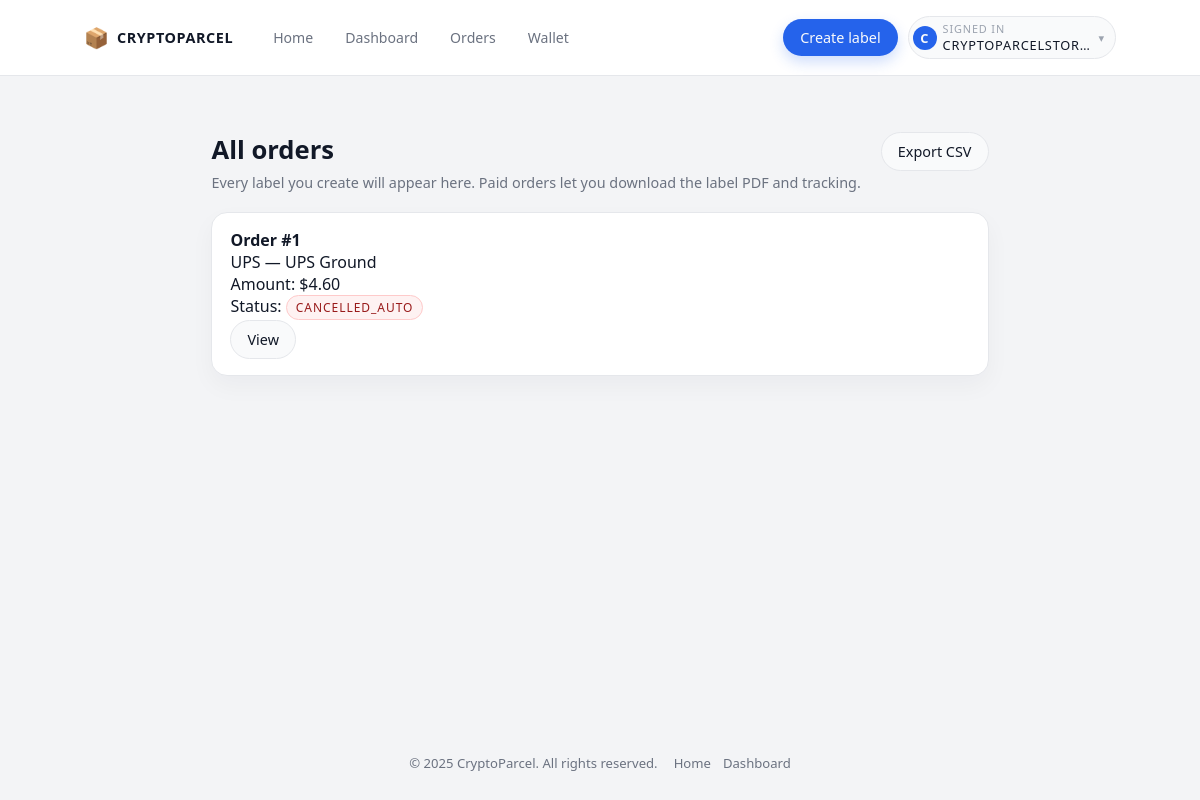
Screenshot of /orders (signed in) with the database file from the repository.
### models.py (models this page shows)
class User(UserMixin, db.Model):
    __tablename__ = "user"
    id = db.Column(db.Integer, primary_key=True)
    email = db.Column(db.String(255), unique=True, nullable=False, index=True)
    password_hash = db.Column(db.String(255), nullable=False)
    balance_usd = db.Column(db.Float, nullable=False, default=0.0)
    created_at = db.Column(db.DateTime, nullable=False, default=datetime.utcnow)
    orders = db.relationship("Order", backref="user", lazy=True)
    payments = db.relationship("Payment", backref="user", lazy=True)
    wallet_logs = db.relationship("WalletLog", backref="user", lazy=True)
    api_keys = db.relationship("APIKey", backref="user", lazy=True)
    address_profiles = db.relationship("AddressProfile", backref="user", lazy=True)
    team_memberships = db.relationship("TeamMembership", backref="user", lazy=True)

class Order(db.Model):
    __tablename__ = "order"
    id = db.Column(db.Integer, primary_key=True)
    user_id = db.Column(db.Integer, db.ForeignKey("user.id"), nullable=False)
    carrier = db.Column(db.String(64), nullable=False)
    service = db.Column(db.String(64), nullable=False)
    weight_oz = db.Column(db.Float, nullable=False)
    from_address = db.Column(db.Text, nullable=False)
    to_address = db.Column(db.Text, nullable=False)
    reference = db.Column(db.String(255))
    amount_usd = db.Column(db.Float, nullable=False)
    status = db.Column(db.String(32), default="pending_payment", index=True)
    created_at = db.Column(db.DateTime, nullable=False, default=datetime.utcnow)
    payments = db.relationship("Payment", backref="order", lazy=True)

### app.py (the view)
    @app.route("/orders")
    @login_required
    def orders():
        from models import Order
        run_auto_cleanup()
        orders = (
            Order.query.filter_by(user_id=current_user.id)
            .order_by(Order.created_at.desc())
            .all()
        )
        return render_template("orders.html", orders=orders)

### app.py (called while the page is built)
@login_manager.user_loader
def load_user(user_id):
    from models import User
    try:
        return User.query.get(int(user_id))
    except Exception:
        return None

def run_auto_cleanup():
    from models import Order, Payment
    now = datetime.utcnow()
    cutoff_orders = now - timedelta(minutes=15)
    stale_orders = (
        Order.query.filter(
            Order.status.in_(["pending_payment", "payment_error"]),
            Order.created_at < cutoff_orders,
        ).all()
    )
    for o in stale_orders:
        o.status = "cancelled_auto"
    cutoff_payments = now - timedelta(minutes=60)
    stale_payments = (
        Payment.query.filter(
            Payment.status == "waiting",
            Payment.created_at < cutoff_payments,
        ).all()
    )
    for p in stale_payments:
        p.status = "expired"
    if stale_orders or stale_payments:
        db.session.commit()

### templates/orders.html (shortened to what this page needs)
{% extends 'base.html' %}
{% block content %}
<section class="section">
  <div class="page-header">
    <div>
      <h2>All orders</h2>
      <p class="muted">Every label you create will appear here. Paid orders let you download the label PDF and tracking.</p>
    </div>
    <div class="page-meta">
      <a class="btn secondary" href="{{ url_for('orders_export') }}">Export CSV</a>
    </div>
  </div>
  <div class="grid">
  {% for order in orders %}
    <div class="card">
      <h4>Order #{{ order.id }}</h4>
      <p>{{ order.carrier }} — {{ order.service }}</p>
      <p>Amount: ${{ '%.2f'|format(order.amount_usd) }}</p>
      <p>
        Status:
        <span class="status-badge status-badge-{{ order.status }}">{{ order.status }}</span>
      </p>
      <a class="btn secondary" href="{{ url_for('order_detail', order_id=order.id) }}">View</a>
    </div>
  {% else %}
    <p class="muted">No orders yet. <a href="{{ url_for('create_label') }}">Create your first label</a>.</p>
  {% endfor %}
  </div>
</section>
{% endblock %}

### templates/base.html (shortened to what this page needs)
<!doctype html>
<html lang="en">
<head>
    <link rel="stylesheet" href="{{ url_for('static', filename='styles.css') }}">
</head>
<body>
<div class="cp-page">
    <header class="cp-nav">
        <div class="cp-nav-left">
            <a href="{{ url_for('index') }}" class="cp-logo">
                <span class="cp-logo-icon">📦</span>
                <span class="cp-logo-text">CryptoParcel</span>
            </a>
            <nav class="cp-nav-links">
                <a href="{{ url_for('index') }}">Home</a>
                {% if current_user.is_authenticated %}
                    <a href="{{ url_for('dashboard') }}">Dashboard</a>
                    <a href="{{ url_for('orders') }}">Orders</a>
                    <a href="{{ url_for('wallet') }}">Wallet</a>
                {% endif %}
            </nav>
        </div>
        <div class="cp-nav-right">
            {% if current_user.is_authenticated %}
                <a href="{{ url_for('create_label') }}" class="cp-nav-primary">
                    Create label
                </a>
                <div class="cp-user-menu">
                    <label for="cp-user-toggle" class="cp-user-trigger">
                        <div class="cp-user-avatar">
                            {{ (current_user.email or 'U')[:1] | upper }}
                        </div>
                        <div class="cp-user-meta">
                            <span class="cp-user-label">Signed in</span>
                            <span class="cp-user-email">
                                {{ current_user.email or 'Account' }}
                            </span>
                        </div>
                        <span class="cp-user-caret">▾</span>
                    </label>
                </div>
            {% endif %}
        </div>
    </header>
    <main class="cp-main">
        {% block content %}{% endblock %}
    </main>
    <footer class="cp-footer">
        <div>© {{ 2025 }} CryptoParcel. All rights reserved.</div>
        <div class="cp-footer-links">
            <a href="{{ url_for('index') }}">Home</a>
            {% if current_user.is_authenticated %}
                <a href="{{ url_for('dashboard') }}">Dashboard</a>
            {% endif %}
        </div>
    </footer>
</div>
</body>
</html>

### rows the page displays
User: email "C", email "CRYPTOPARCELSTOR…"
Order: id "1", carrier "UPS", service "UPS Ground", amount_usd "4.60", status "CANCELLED_AUTO"

### other values shown
{{ 2025 }} "2025"
